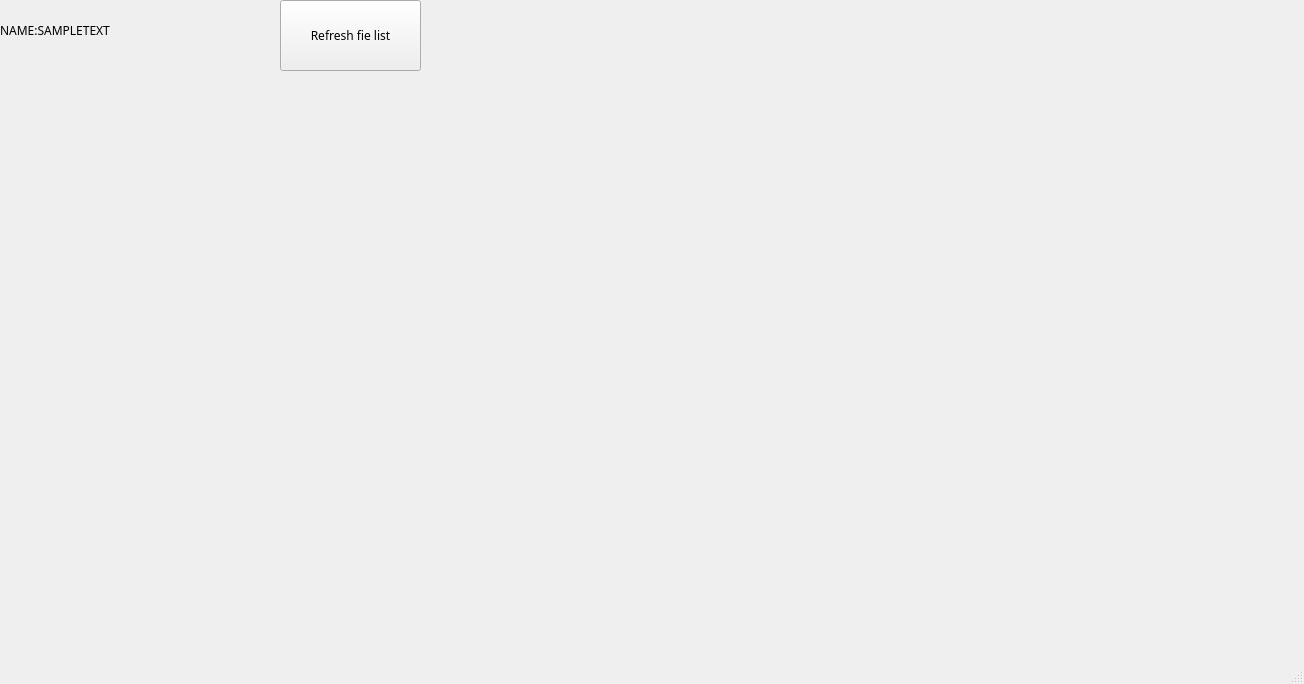
<?xml version="1.0" encoding="UTF-8"?>
<ui version="4.0">
 <class>UploadWindow</class>
 <widget class="QMainWindow" name="UploadWindow">
  <property name="geometry">
   <rect>
    <x>0</x>
    <y>0</y>
    <width>1304</width>
    <height>684</height>
   </rect>
  </property>
  <property name="windowTitle">
   <string>MainWindow</string>
  </property>
  <widget class="QWidget" name="centralwidget">
   <widget class="QLabel" name="NameLabel">
    <property name="geometry">
     <rect>
      <x>0</x>
      <y>0</y>
      <width>161</width>
      <height>61</height>
     </rect>
    </property>
    <property name="font">
     <font>
      <family>Bungee Inline</family>
      <pointsize>9</pointsize>
     </font>
    </property>
    <property name="text">
     <string>NAME:SAMPLETEXT</string>
    </property>
    <property name="textFormat">
     <enum>Qt::AutoText</enum>
    </property>
   </widget>
   <widget class="QPushButton" name="RefreshButton">
    <property name="geometry">
     <rect>
      <x>280</x>
      <y>0</y>
      <width>141</width>
      <height>71</height>
     </rect>
    </property>
    <property name="font">
     <font>
      <family>Bungee Inline</family>
     </font>
    </property>
    <property name="text">
     <string>Refresh fie list</string>
    </property>
   </widget>
   <widget class="QWidget" name="gridLayoutWidget">
    <property name="geometry">
     <rect>
      <x>0</x>
      <y>70</y>
      <width>1301</width>
      <height>551</height>
     </rect>
    </property>
    <layout class="QGridLayout" name="gridLayout"/>
   </widget>
  </widget>
  <widget class="QMenuBar" name="menubar">
   <property name="geometry">
    <rect>
     <x>0</x>
     <y>0</y>
     <width>1304</width>
     <height>26</height>
    </rect>
   </property>
  </widget>
  <widget class="QStatusBar" name="statusbar"/>
 </widget>
 <resources/>
 <connections/>
</ui>
